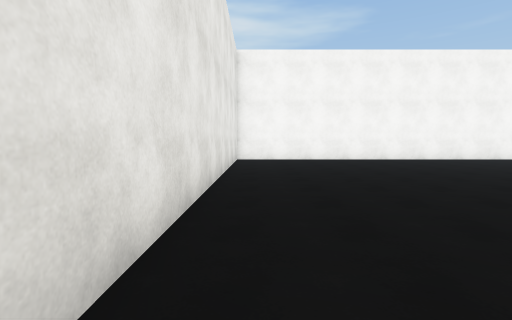
view 1 (above)

23 first-person views from a walk through a 3-D level made in the Unity game engine. The camera is 1.5 m above the floor, tilts 4° down and sees 85° across. The floor is counted in squares, 2 m on a side. Each view is taken from the middle of a square. On the plan, view 1 faces up. The plan holds only what a view shows up to about 10 squares ahead; the rest is blank. The place goes on beyond the plan. Surface patterns are stand-ins for the level's own textures.

view 2
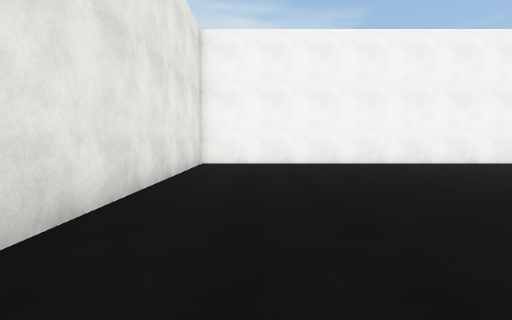

view 3
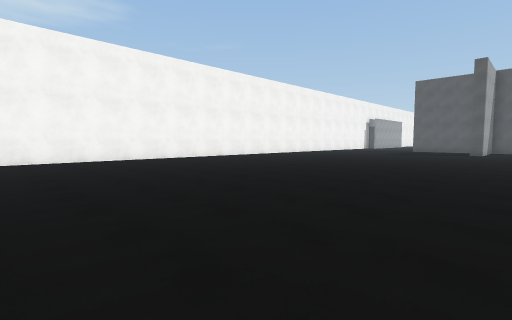

view 4
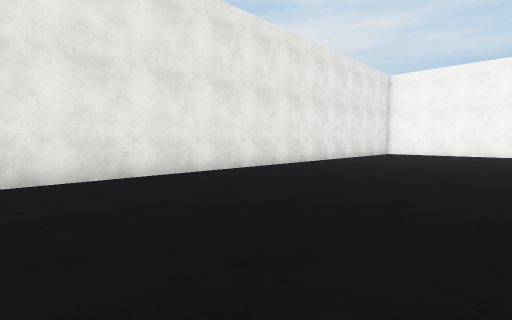

view 5
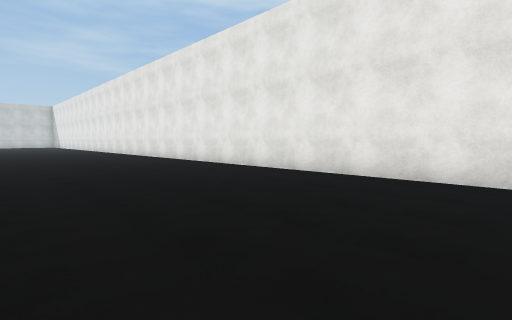

view 6
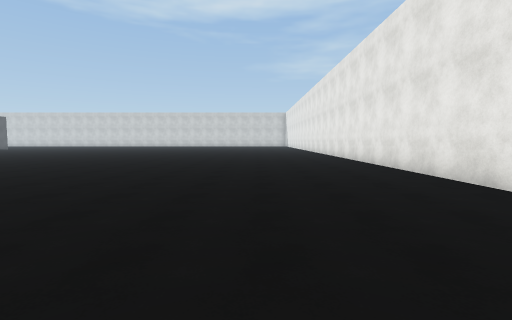

view 7
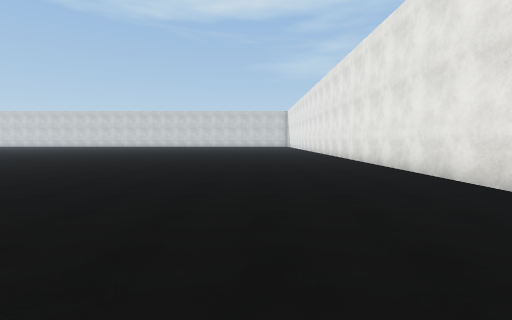

view 8
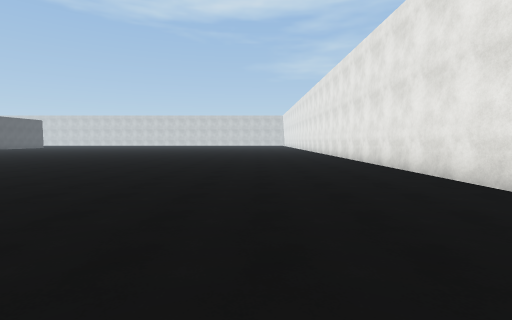

view 9
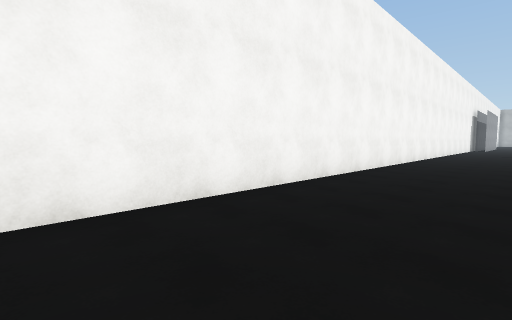

view 10
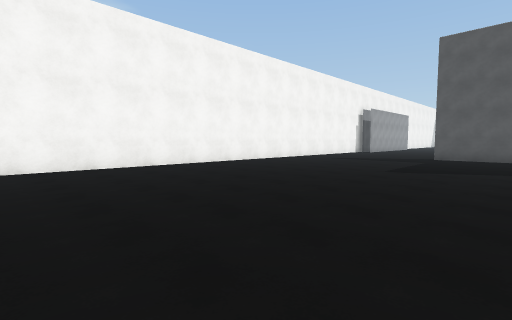

view 11
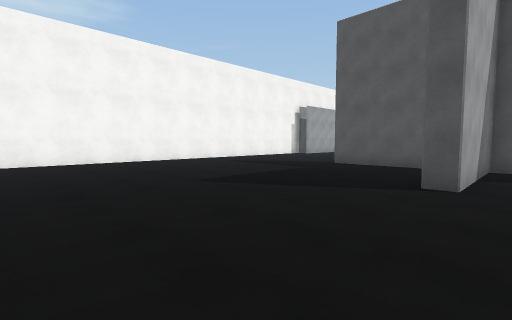

view 12
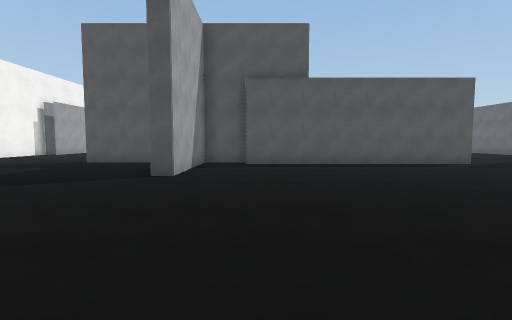

view 13
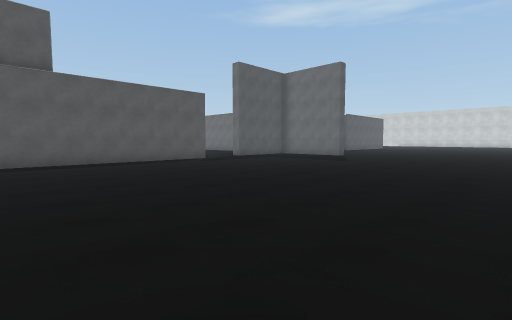

view 14
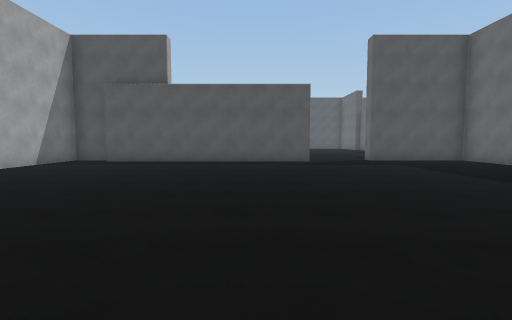

view 15
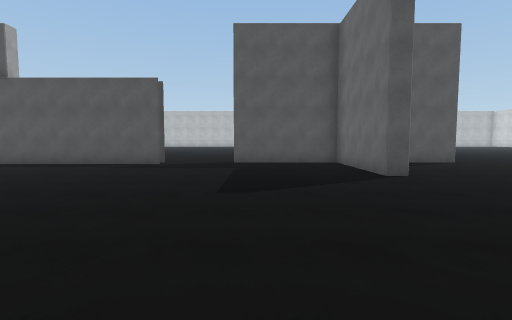

view 16
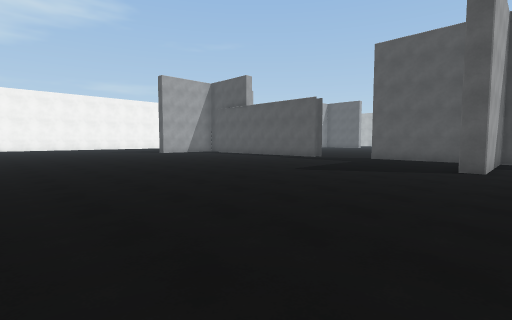

view 17
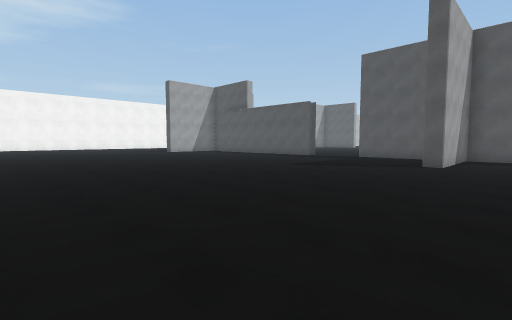

view 18
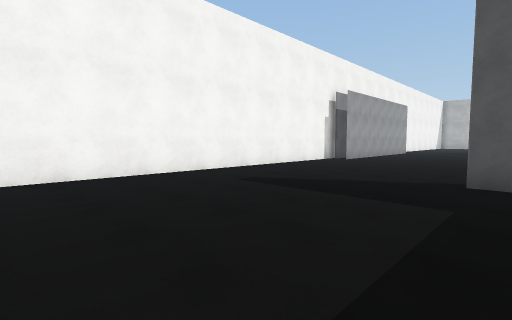

view 19
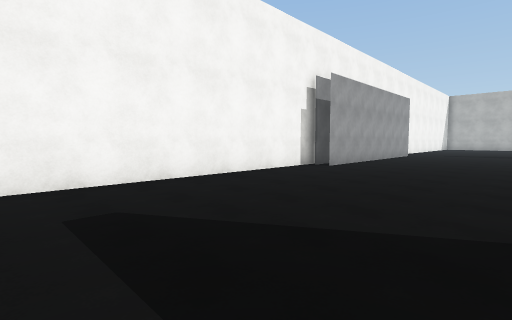

view 20
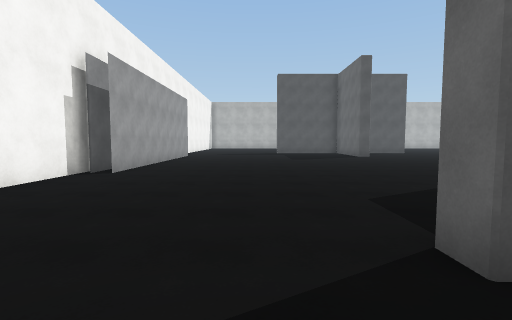

view 21
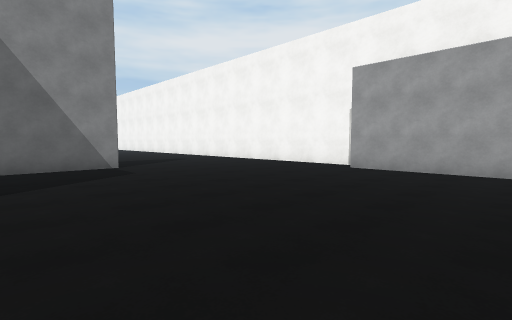

view 22
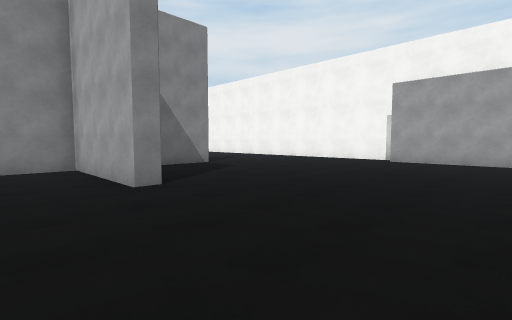

view 23
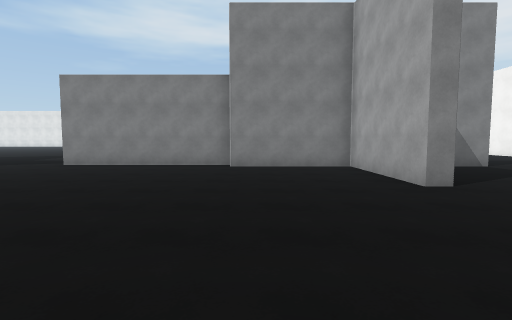

### Floor plan
Points are (right, up) in squares from view 1. A wall is a line through its corners. A room is listed if a view was taken in it or the views show most of it. See-through windows are left out.
Room 1 (views 1, 2, 3, 4, 5, 6, 7, 8, 9, 10, 11, 12, 13, 14, 15, 16, 17, 18, 19, 20, 21, 22, 23)
walls: (24.5, -1.8) (24.5, -7); (24.4, 0.2) (24.4, 1.7) (20.9, 1.7) (20.9, 2.2); (24, -7) (24, 0.4); (24.4, 3.1) (24.4, 5.7) (24.9, 5.7) (24.9, 3.2); (28.5, 2.2) (28.5, 1.7) (24.9, 1.7) (24.9, -1.8); (24.4, -15.5) (24.4, -13.3) (20.9, -13.3) (20.9, -12.8) (24.4, -12.8) (24.4, -9.2); (29.9, 11) (-0.8, 11) (-0.8, -15); (30.4, 10.8) (29.4, 10.8); (33, 10.3) (29.4, 10.3)

Positions as (right, up) in squares from view 1, and headings:
1: (0, 0), facing up
2: (1, 2), facing up
3: (4, 0), facing up-right
4: (5, -5), facing up-left
5: (5, -3), facing down-left
6: (3, -3), facing down
7: (3, -5), facing down
8: (3, 1), facing down
9: (6, 8), facing up-right
10: (12, 3), facing up-right
11: (16, 1), facing up-right
12: (15, 0), facing right
13: (14, 0), facing down-right
14: (14, -5), facing right
15: (15, -10), facing right
16: (13, -14), facing up-right
17: (12, -15), facing up-right
18: (19, 5), facing up-right
19: (22, 6), facing up-right
20: (23, 7), facing right
21: (33, 3), facing up-left
22: (33, 0), facing up-left
23: (33, -1), facing left
